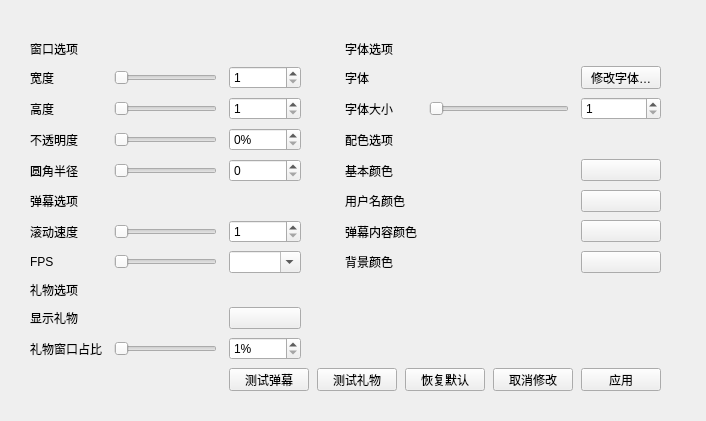
<?xml version="1.0" encoding="UTF-8"?>
<ui version="4.0">
    <class>DanmuPanel</class>
    <widget class="QWidget" name="DanmuPanel">
        <property name="geometry">
            <rect>
                <x>0</x>
                <y>0</y>
                <width>706</width>
                <height>421</height>
            </rect>
        </property>
        <property name="windowTitle">
            <string>弹幕面板配置</string>
        </property>
        <widget class="QWidget" name="gridLayoutWidget">
            <property name="geometry">
                <rect>
                    <x>10</x>
                    <y>20</y>
                    <width>671</width>
                    <height>391</height>
                </rect>
            </property>
            <layout class="QGridLayout" name="layout_panel">
                <property name="leftMargin">
                    <number>20</number>
                </property>
                <property name="topMargin">
                    <number>20</number>
                </property>
                <property name="rightMargin">
                    <number>20</number>
                </property>
                <property name="bottomMargin">
                    <number>20</number>
                </property>
                <property name="horizontalSpacing">
                    <number>12</number>
                </property>
                <property name="verticalSpacing">
                    <number>8</number>
                </property>
                <item row="7" column="4">
                    <widget class="QLabel" name="prompt_backgroundColor">
                        <property name="text">
                            <string>背景颜色</string>
                        </property>
                    </widget>
                </item>
                <item row="10" column="1">
                    <widget class="QSlider" name="slider_giftHeightRatio">
                        <property name="minimum">
                            <number>1</number>
                        </property>
                        <property name="maximum">
                            <number>99</number>
                        </property>
                        <property name="orientation">
                            <enum>Qt::Horizontal</enum>
                        </property>
                    </widget>
                </item>
                <item row="2" column="6">
                    <widget class="QSpinBox" name="spin_fontSize">
                        <property name="minimum">
                            <number>1</number>
                        </property>
                        <property name="maximum">
                            <number>999</number>
                        </property>
                    </widget>
                </item>
                <item row="4" column="0">
                    <widget class="QLabel" name="prompt_borderRadius">
                        <property name="text">
                            <string>圆角半径</string>
                        </property>
                    </widget>
                </item>
                <item row="6" column="6">
                    <widget class="QPushButton" name="btn_contentColor">
                        <property name="text">
                            <string notr="true"/>
                        </property>
                    </widget>
                </item>
                <item row="9" column="2">
                    <widget class="QPushButton" name="btn_toggleShowGift"/>
                </item>
                <item row="9" column="0">
                    <widget class="QLabel" name="prompt_toggleShowGift">
                        <property name="text">
                            <string>显示礼物</string>
                        </property>
                    </widget>
                </item>
                <item row="2" column="2">
                    <widget class="QSpinBox" name="spin_windowHeight">
                        <property name="minimum">
                            <number>1</number>
                        </property>
                        <property name="maximum">
                            <number>99999</number>
                        </property>
                    </widget>
                </item>
                <item row="5" column="0" colspan="3">
                    <widget class="QLabel" name="prompt_danmuOptions">
                        <property name="text">
                            <string>弹幕选项</string>
                        </property>
                    </widget>
                </item>
                <item row="1" column="4">
                    <widget class="QLabel" name="prompt_font">
                        <property name="text">
                            <string>字体</string>
                        </property>
                    </widget>
                </item>
                <item row="5" column="4">
                    <widget class="QLabel" name="prompt_usernameColor">
                        <property name="text">
                            <string>用户名颜色</string>
                        </property>
                    </widget>
                </item>
                <item row="2" column="5">
                    <widget class="QSlider" name="slider_fontSize">
                        <property name="minimum">
                            <number>5</number>
                        </property>
                        <property name="maximum">
                            <number>50</number>
                        </property>
                        <property name="orientation">
                            <enum>Qt::Horizontal</enum>
                        </property>
                    </widget>
                </item>
                <item row="1" column="6">
                    <widget class="QPushButton" name="btn_font">
                        <property name="text">
                            <string>修改字体…</string>
                        </property>
                    </widget>
                </item>
                <item row="4" column="6">
                    <widget class="QPushButton" name="btn_mainColor">
                        <property name="text">
                            <string notr="true"/>
                        </property>
                    </widget>
                </item>
                <item row="3" column="0">
                    <widget class="QLabel" name="prompt_opacity">
                        <property name="text">
                            <string>不透明度</string>
                        </property>
                    </widget>
                </item>
                <item row="3" column="2">
                    <widget class="QSpinBox" name="spin_opacity">
                        <property name="suffix">
                            <string>%</string>
                        </property>
                        <property name="minimum">
                            <number>0</number>
                        </property>
                        <property name="maximum">
                            <number>100</number>
                        </property>
                    </widget>
                </item>
                <item row="6" column="2">
                    <widget class="QSpinBox" name="spin_scrollingSpeed">
                        <property name="minimum">
                            <number>1</number>
                        </property>
                        <property name="maximum">
                            <number>1000</number>
                        </property>
                    </widget>
                </item>
                <item row="6" column="4">
                    <widget class="QLabel" name="prompt_contentColor">
                        <property name="text">
                            <string>弹幕内容颜色</string>
                        </property>
                    </widget>
                </item>
                <item row="0" column="3" rowspan="11">
                    <spacer name="verticalSpacer">
                        <property name="orientation">
                            <enum>Qt::Vertical</enum>
                        </property>
                        <property name="sizeHint" stdset="0">
                            <size>
                                <width>20</width>
                                <height>40</height>
                            </size>
                        </property>
                    </spacer>
                </item>
                <item row="7" column="0">
                    <widget class="QLabel" name="prompt_fps">
                        <property name="text">
                            <string>FPS</string>
                        </property>
                    </widget>
                </item>
                <item row="3" column="4" colspan="3">
                    <widget class="QLabel" name="prompt_colorOptions">
                        <property name="text">
                            <string>配色选项</string>
                        </property>
                    </widget>
                </item>
                <item row="6" column="0">
                    <widget class="QLabel" name="prompt_scrollingSpeed">
                        <property name="text">
                            <string>滚动速度</string>
                        </property>
                    </widget>
                </item>
                <item row="0" column="0" colspan="3">
                    <widget class="QLabel" name="prompt_windowOptions">
                        <property name="text">
                            <string>窗口选项</string>
                        </property>
                    </widget>
                </item>
                <item row="1" column="2">
                    <widget class="QSpinBox" name="spin_windowWidth">
                        <property name="minimum">
                            <number>1</number>
                        </property>
                        <property name="maximum">
                            <number>99999</number>
                        </property>
                    </widget>
                </item>
                <item row="2" column="1">
                    <widget class="QSlider" name="slider_windowHeight">
                        <property name="minimum">
                            <number>50</number>
                        </property>
                        <property name="maximum">
                            <number>1000</number>
                        </property>
                        <property name="orientation">
                            <enum>Qt::Horizontal</enum>
                        </property>
                    </widget>
                </item>
                <item row="2" column="0">
                    <widget class="QLabel" name="prompt_windowHeight">
                        <property name="text">
                            <string>高度</string>
                        </property>
                    </widget>
                </item>
                <item row="1" column="1">
                    <widget class="QSlider" name="slider_windowWidth">
                        <property name="minimum">
                            <number>20</number>
                        </property>
                        <property name="maximum">
                            <number>1000</number>
                        </property>
                        <property name="orientation">
                            <enum>Qt::Horizontal</enum>
                        </property>
                    </widget>
                </item>
                <item row="7" column="6">
                    <widget class="QPushButton" name="btn_backgroundColor">
                        <property name="text">
                            <string notr="true"/>
                        </property>
                    </widget>
                </item>
                <item row="7" column="1">
                    <widget class="QSlider" name="slider_fps">
                        <property name="maximum">
                            <number>2</number>
                        </property>
                        <property name="orientation">
                            <enum>Qt::Horizontal</enum>
                        </property>
                    </widget>
                </item>
                <item row="8" column="0" colspan="3">
                    <widget class="QLabel" name="prompt_giftOptions">
                        <property name="text">
                            <string>礼物选项</string>
                        </property>
                    </widget>
                </item>
                <item row="4" column="4">
                    <widget class="QLabel" name="prompt_mainColor">
                        <property name="text">
                            <string>基本颜色</string>
                        </property>
                    </widget>
                </item>
                <item row="10" column="0">
                    <widget class="QLabel" name="prompt_giftHeightRatio">
                        <property name="text">
                            <string>礼物窗口占比</string>
                        </property>
                    </widget>
                </item>
                <item row="4" column="1">
                    <widget class="QSlider" name="slider_borderRadius">
                        <property name="orientation">
                            <enum>Qt::Horizontal</enum>
                        </property>
                    </widget>
                </item>
                <item row="1" column="0">
                    <widget class="QLabel" name="prompt_windowWidth">
                        <property name="text">
                            <string>宽度</string>
                        </property>
                    </widget>
                </item>
                <item row="10" column="2">
                    <widget class="QSpinBox" name="spin_giftHeightRatio">
                        <property name="suffix">
                            <string>%</string>
                        </property>
                        <property name="minimum">
                            <number>1</number>
                        </property>
                    </widget>
                </item>
                <item row="5" column="6">
                    <widget class="QPushButton" name="btn_usernameColor">
                        <property name="text">
                            <string notr="true"/>
                        </property>
                    </widget>
                </item>
                <item row="7" column="2">
                    <widget class="QComboBox" name="combo_fps">
                        <property name="editable">
                            <bool>true</bool>
                        </property>
                        <property name="insertPolicy">
                            <enum>QComboBox::NoInsert</enum>
                        </property>
                    </widget>
                </item>
                <item row="1" column="5">
                    <widget class="QLabel" name="label_font">
                        <property name="text">
                            <string/>
                        </property>
                    </widget>
                </item>
                <item row="3" column="1">
                    <widget class="QSlider" name="slider_opacity">
                        <property name="minimum">
                            <number>0</number>
                        </property>
                        <property name="maximum">
                            <number>100</number>
                        </property>
                        <property name="orientation">
                            <enum>Qt::Horizontal</enum>
                        </property>
                    </widget>
                </item>
                <item row="0" column="4" colspan="3">
                    <widget class="QLabel" name="prompt_fontOptions">
                        <property name="text">
                            <string>字体选项</string>
                        </property>
                    </widget>
                </item>
                <item row="4" column="2">
                    <widget class="QSpinBox" name="spin_borderRadius">
                        <property name="maximum">
                            <number>99999</number>
                        </property>
                    </widget>
                </item>
                <item row="6" column="1">
                    <widget class="QSlider" name="slider_scrollingSpeed">
                        <property name="minimum">
                            <number>1</number>
                        </property>
                        <property name="maximum">
                            <number>100</number>
                        </property>
                        <property name="orientation">
                            <enum>Qt::Horizontal</enum>
                        </property>
                    </widget>
                </item>
                <item row="2" column="4">
                    <widget class="QLabel" name="prompt_fontSize">
                        <property name="text">
                            <string>字体大小</string>
                        </property>
                    </widget>
                </item>
                <item row="11" column="2" colspan="5">
                    <layout class="QHBoxLayout" name="layout_controlButton">
                        <property name="spacing">
                            <number>8</number>
                        </property>
                        <item>
                            <widget class="QPushButton" name="btn_testDanmu">
                                <property name="text">
                                    <string>测试弹幕</string>
                                </property>
                            </widget>
                        </item>
                        <item>
                            <widget class="QPushButton" name="btn_testGift">
                                <property name="text">
                                    <string>测试礼物</string>
                                </property>
                            </widget>
                        </item>
                        <item>
                            <widget class="QPushButton" name="btn_setToDefault">
                                <property name="text">
                                    <string>恢复默认</string>
                                </property>
                            </widget>
                        </item>
                        <item>
                            <widget class="QPushButton" name="btn_cancelChange">
                                <property name="text">
                                    <string>取消修改</string>
                                </property>
                            </widget>
                        </item>
                        <item>
                            <widget class="QPushButton" name="btn_apply">
                                <property name="text">
                                    <string>应用</string>
                                </property>
                            </widget>
                        </item>
                    </layout>
                </item>
            </layout>
        </widget>
    </widget>
    <tabstops>
        <tabstop>slider_windowWidth</tabstop>
        <tabstop>spin_windowWidth</tabstop>
        <tabstop>slider_windowHeight</tabstop>
        <tabstop>spin_windowHeight</tabstop>
        <tabstop>btn_testDanmu</tabstop>
    </tabstops>
    <resources/>
    <connections>
        <connection>
            <sender>slider_windowHeight</sender>
            <signal>valueChanged(int)</signal>
            <receiver>spin_windowHeight</receiver>
            <slot>setValue(int)</slot>
            <hints>
                <hint type="sourcelabel">
                    <x>221</x>
                    <y>118</y>
                </hint>
                <hint type="destinationlabel">
                    <x>308</x>
                    <y>121</y>
                </hint>
            </hints>
        </connection>
        <connection>
            <sender>spin_windowHeight</sender>
            <signal>valueChanged(int)</signal>
            <receiver>slider_windowHeight</receiver>
            <slot>setValue(int)</slot>
            <hints>
                <hint type="sourcelabel">
                    <x>308</x>
                    <y>121</y>
                </hint>
                <hint type="destinationlabel">
                    <x>221</x>
                    <y>118</y>
                </hint>
            </hints>
        </connection>
        <connection>
            <sender>slider_windowWidth</sender>
            <signal>valueChanged(int)</signal>
            <receiver>spin_windowWidth</receiver>
            <slot>setValue(int)</slot>
            <hints>
                <hint type="sourcelabel">
                    <x>221</x>
                    <y>88</y>
                </hint>
                <hint type="destinationlabel">
                    <x>329</x>
                    <y>91</y>
                </hint>
            </hints>
        </connection>
        <connection>
            <sender>spin_windowWidth</sender>
            <signal>valueChanged(int)</signal>
            <receiver>slider_windowWidth</receiver>
            <slot>setValue(int)</slot>
            <hints>
                <hint type="sourcelabel">
                    <x>329</x>
                    <y>91</y>
                </hint>
                <hint type="destinationlabel">
                    <x>221</x>
                    <y>88</y>
                </hint>
            </hints>
        </connection>
        <connection>
            <sender>slider_fontSize</sender>
            <signal>valueChanged(int)</signal>
            <receiver>spin_fontSize</receiver>
            <slot>setValue(int)</slot>
            <hints>
                <hint type="sourcelabel">
                    <x>555</x>
                    <y>118</y>
                </hint>
                <hint type="destinationlabel">
                    <x>670</x>
                    <y>121</y>
                </hint>
            </hints>
        </connection>
        <connection>
            <sender>spin_fontSize</sender>
            <signal>valueChanged(int)</signal>
            <receiver>slider_fontSize</receiver>
            <slot>setValue(int)</slot>
            <hints>
                <hint type="sourcelabel">
                    <x>670</x>
                    <y>121</y>
                </hint>
                <hint type="destinationlabel">
                    <x>555</x>
                    <y>118</y>
                </hint>
            </hints>
        </connection>
        <connection>
            <sender>slider_opacity</sender>
            <signal>valueChanged(int)</signal>
            <receiver>spin_opacity</receiver>
            <slot>setValue(int)</slot>
            <hints>
                <hint type="sourcelabel">
                    <x>221</x>
                    <y>146</y>
                </hint>
                <hint type="destinationlabel">
                    <x>329</x>
                    <y>149</y>
                </hint>
            </hints>
        </connection>
        <connection>
            <sender>spin_opacity</sender>
            <signal>valueChanged(int)</signal>
            <receiver>slider_opacity</receiver>
            <slot>setValue(int)</slot>
            <hints>
                <hint type="sourcelabel">
                    <x>329</x>
                    <y>149</y>
                </hint>
                <hint type="destinationlabel">
                    <x>221</x>
                    <y>146</y>
                </hint>
            </hints>
        </connection>
        <connection>
            <sender>slider_scrollingSpeed</sender>
            <signal>valueChanged(int)</signal>
            <receiver>spin_scrollingSpeed</receiver>
            <slot>setValue(int)</slot>
            <hints>
                <hint type="sourcelabel">
                    <x>249</x>
                    <y>240</y>
                </hint>
                <hint type="destinationlabel">
                    <x>329</x>
                    <y>239</y>
                </hint>
            </hints>
        </connection>
        <connection>
            <sender>spin_scrollingSpeed</sender>
            <signal>valueChanged(int)</signal>
            <receiver>slider_scrollingSpeed</receiver>
            <slot>setValue(int)</slot>
            <hints>
                <hint type="sourcelabel">
                    <x>329</x>
                    <y>240</y>
                </hint>
                <hint type="destinationlabel">
                    <x>249</x>
                    <y>240</y>
                </hint>
            </hints>
        </connection>
        <connection>
            <sender>slider_fps</sender>
            <signal>valueChanged(int)</signal>
            <receiver>combo_fps</receiver>
            <slot>setCurrentIndex(int)</slot>
            <hints>
                <hint type="sourcelabel">
                    <x>249</x>
                    <y>272</y>
                </hint>
                <hint type="destinationlabel">
                    <x>329</x>
                    <y>275</y>
                </hint>
            </hints>
        </connection>
        <connection>
            <sender>combo_fps</sender>
            <signal>currentIndexChanged(int)</signal>
            <receiver>slider_fps</receiver>
            <slot>setValue(int)</slot>
            <hints>
                <hint type="sourcelabel">
                    <x>329</x>
                    <y>275</y>
                </hint>
                <hint type="destinationlabel">
                    <x>249</x>
                    <y>272</y>
                </hint>
            </hints>
        </connection>
        <connection>
            <sender>slider_borderRadius</sender>
            <signal>valueChanged(int)</signal>
            <receiver>spin_borderRadius</receiver>
            <slot>setValue(int)</slot>
            <hints>
                <hint type="sourcelabel">
                    <x>221</x>
                    <y>176</y>
                </hint>
                <hint type="destinationlabel">
                    <x>329</x>
                    <y>179</y>
                </hint>
            </hints>
        </connection>
        <connection>
            <sender>spin_borderRadius</sender>
            <signal>valueChanged(int)</signal>
            <receiver>slider_borderRadius</receiver>
            <slot>setValue(int)</slot>
            <hints>
                <hint type="sourcelabel">
                    <x>329</x>
                    <y>179</y>
                </hint>
                <hint type="destinationlabel">
                    <x>221</x>
                    <y>176</y>
                </hint>
            </hints>
        </connection>
        <connection>
            <sender>slider_giftHeightRatio</sender>
            <signal>valueChanged(int)</signal>
            <receiver>spin_giftHeightRatio</receiver>
            <slot>setValue(int)</slot>
            <hints>
                <hint type="sourcelabel">
                    <x>179</x>
                    <y>358</y>
                </hint>
                <hint type="destinationlabel">
                    <x>262</x>
                    <y>358</y>
                </hint>
            </hints>
        </connection>
        <connection>
            <sender>spin_giftHeightRatio</sender>
            <signal>valueChanged(int)</signal>
            <receiver>slider_giftHeightRatio</receiver>
            <slot>setValue(int)</slot>
            <hints>
                <hint type="sourcelabel">
                    <x>318</x>
                    <y>348</y>
                </hint>
                <hint type="destinationlabel">
                    <x>181</x>
                    <y>360</y>
                </hint>
            </hints>
        </connection>
    </connections>
</ui>
